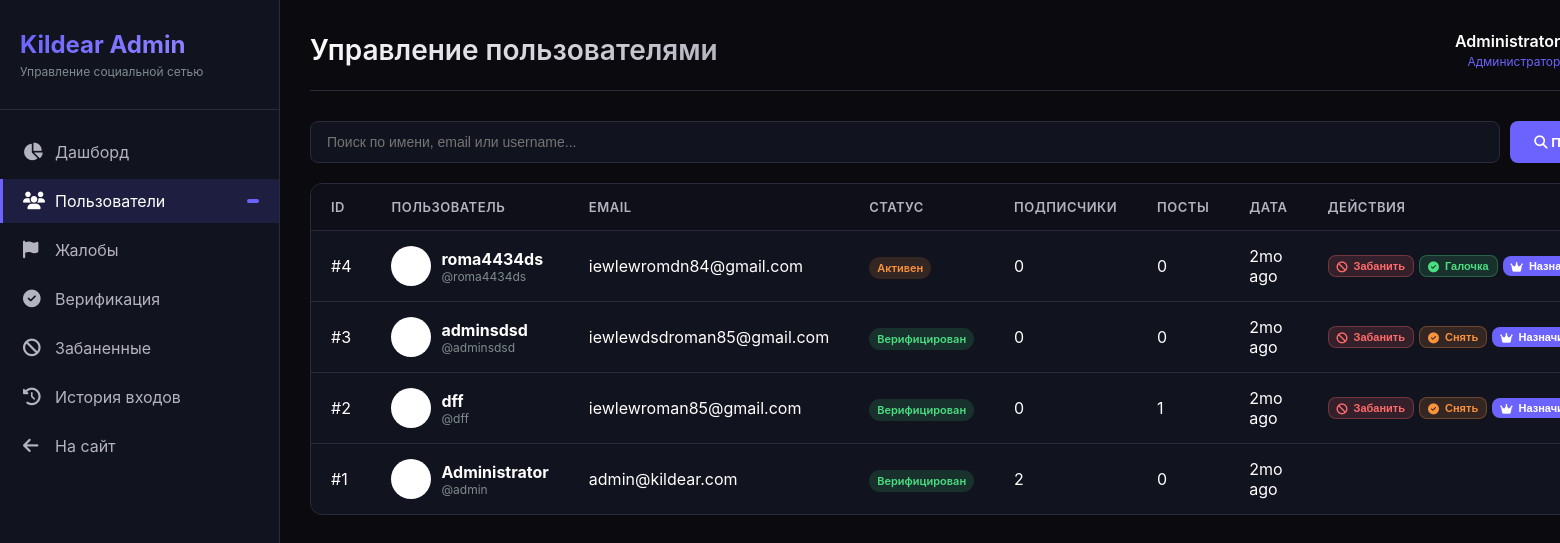
The app's page /admin/users (signed in) with its own data.
### app.py (models this page shows, shortened)
class User(UserMixin, db.Model):
    id = db.Column(db.Integer, primary_key=True)
    username = db.Column(db.String(40), unique=True, nullable=False)
    email = db.Column(db.String(120), unique=True, nullable=False)
    password_hash = db.Column(db.String(256), nullable=False)
    display_name = db.Column(db.String(60), default="")
    bio = db.Column(db.String(500), default="")
    preset_avatar = db.Column(db.Integer, default=1)
    preset_cover = db.Column(db.Integer, nullable=True)
    can_upload_custom_avatar = db.Column(db.Boolean, default=False)
    can_upload_custom_cover = db.Column(db.Boolean, default=False)
    custom_avatar = db.Column(db.String(300), nullable=True)
    custom_cover = db.Column(db.String(300), nullable=True)
    website = db.Column(db.String(200), default="")
    location = db.Column(db.String(100), default="")
    accent_color = db.Column(db.String(7), default="#6c63ff")
    is_private = db.Column(db.Boolean, default=False)
    is_verified = db.Column(db.Boolean, default=False)
    is_banned = db.Column(db.Boolean, default=False)
    is_admin = db.Column(db.Boolean, default=False)
    is_moderator = db.Column(db.Boolean, default=False)
    is_online = db.Column(db.Boolean, default=False)
    last_seen = db.Column(db.DateTime, default=datetime.utcnow)
    created_at = db.Column(db.DateTime, default=datetime.utcnow)
    two_factor_enabled = db.Column(db.Boolean, default=False)
    two_factor_secret = db.Column(db.String(32), nullable=True)
    following = db.relationship(
        "User", secondary=follows,
        primaryjoin=follows.c.follower_id == id,
        secondaryjoin=follows.c.followed_id == id,
        backref=db.backref("followers", lazy="dynamic"),
        lazy="dynamic"
    )
    blocked_users = db.relationship(
        "User", secondary=blocks,
        primaryjoin=blocks.c.blocker_id == id,
        secondaryjoin=blocks.c.blocked_id == id,
        backref=db.backref("blocked_by", lazy="dynamic"),
        lazy="dynamic"
    )
    posts = db.relationship("Post", backref="author", lazy="dynamic", foreign_keys="Post.user_id")
    sent_msgs = db.relationship("Message", backref="sender", lazy="dynamic", foreign_keys="Message.sender_id")
    recv_msgs = db.relationship("Message", backref="receiver", lazy="dynamic", foreign_keys="Message.receiver_id")
    notifications = db.relationship("Notification", backref="recipient", lazy="dynamic",
                                    foreign_keys="Notification.user_id")
    comments = db.relationship("Comment", backref="author", lazy="dynamic")
    owned_groups = db.relationship("Group", backref="owner", lazy="dynamic")
    owned_channels = db.relationship("Channel", backref="owner", lazy="dynamic")
    login_history = db.relationship("LoginHistory", backref="user", lazy="dynamic")
    @property
    def follower_count(self):
        return self.followers.count()
    @property
    def post_count(self):
        return self.posts.count()

### app.py (the view, shortened to what this page needs)
@app.route("/admin/users")
@login_required
@admin_required
def admin_users():
    page = request.args.get("page", 1, type=int)
    search = request.args.get("search", "")
    query = User.query
    users = query.order_by(User.created_at.desc()).paginate(
        page=page, per_page=20, error_out=False
    )
    return render_template("admin/users.html", users=users, search=search)

### templates/admin/users.html (shortened to what this page needs)
{% extends "admin/base_admin.html" %}
{% block header %}Управление пользователями{% endblock %}
{% block content %}
<div class="admin-search">
    <form method="GET" style="display: flex; gap: 10px; width: 100%;">
        <input type="text" name="search" placeholder="Поиск по имени, email или username..." value="{{ search }}">
        <button type="submit"><i class="fa-solid fa-search"></i> Поиск</button>
    </form>
</div>
<div class="admin-table-container">
    <table class="admin-table">
        <thead>
            <tr>
                <th>ID</th>
                <th>Пользователь</th>
                <th>Email</th>
                <th>Статус</th>
                <th>Подписчики</th>
                <th>Посты</th>
                <th>Дата</th>
                <th>Действия</th>
            </tr>
        </thead>
        <tbody>
            {% for user in users.items %}
            <tr>
                <td>#{{ user.id }}</td>
                <td>
                    <div style="display: flex; align-items: center; gap: 10px;">
                        <img src="{{ user.avatar or '/static/default_avatar.png' }}" style="width: 40px; height: 40px; border-radius: 50%; object-fit: cover;">
                        <div>
                            <strong>{{ user.display_name or user.username }}</strong>
                            <div style="font-size: 12px; color: #7f8c8d;">@{{ user.username }}</div>
                        </div>
                    </div>
                </td>
                <td>{{ user.email }}</td>
                <td>
                    {% if user.is_banned %}
                    <span class="badge badge-danger">Забанен</span>
                    {% elif user.is_verified %}
                    <span class="badge badge-success">Верифицирован</span>
                    {% elif user.is_admin %}
                    <span class="badge badge-info">Админ</span>
                    {% else %}
                    <span class="badge badge-warning">Активен</span>
                    {% endif %}
                </td>
                <td>{{ user.follower_count }}</td>
                <td>{{ user.post_count }}</td>
                <td>{{ user.created_at|timeago }}</td>
                <td>
                    <div style="display: flex; gap: 5px;">
                        {% if not user.is_admin or user.id != current_user.id %}
                            {% if user.is_banned %}
                            <form method="POST" action="{{ url_for('admin_toggle_ban', user_id=user.id) }}" style="display: inline;">
                                <input type="hidden" name="csrf_token" value="{{ csrf_token() }}">
                                <button type="submit" class="admin-btn admin-btn-success" style="padding: 4px 8px; font-size: 11px;" onclick="return confirm('Разбанить пользователя {{ user.username }}?')">
                                    <i class="fa-solid fa-check"></i> Разбанить
                                </button>
                            </form>
                            {% else %}
                            <form method="POST" action="{{ url_for('admin_toggle_ban', user_id=user.id) }}" style="display: inline;">
                                <button type="submit" class="admin-btn admin-btn-danger" style="padding: 4px 8px; font-size: 11px;" onclick="return confirm('Забанить пользователя {{ user.username }}?')">
                                    <i class="fa-solid fa-ban"></i> Забанить
                                </button>
                            </form>
                            {% endif %}
                            {% if user.is_verified %}
                            <form method="POST" action="{{ url_for('admin_toggle_verify', user_id=user.id) }}" style="display: inline;">
                                <button type="submit" class="admin-btn admin-btn-warning" style="padding: 4px 8px; font-size: 11px;" onclick="return confirm('Снять верификацию с {{ user.username }}?')">
                                    <i class="fa-solid fa-circle-check"></i> Снять
                                </button>
                            </form>
                            {% else %}
                            <form method="POST" action="{{ url_for('admin_toggle_verify', user_id=user.id) }}" style="display: inline;">
                                <button type="submit" class="admin-btn admin-btn-success" style="padding: 4px 8px; font-size: 11px;" onclick="return confirm('Верифицировать пользователя {{ user.username }}?')">
                                    <i class="fa-solid fa-check-circle"></i> Галочка
                                </button>
                            </form>
                            {% endif %}
                            {% if user.is_admin %}
                            <form method="POST" action="{{ url_for('admin_toggle_admin', user_id=user.id) }}" style="display: inline;">
                                <input type="hidden" name="csrf_token" value="{{ csrf_token() }}">
                                <button type="submit" class="admin-btn admin-btn-danger" style="padding: 4px 8px; font-size: 11px;" onclick="return confirm('Лишить прав администратора {{ user.username }}?')">
                                    <i class="fa-solid fa-crown"></i> Снять
                                </button>
                            </form>
                            {% else %}
                            <form method="POST" action="{{ url_for('admin_toggle_admin', user_id=user.id) }}" style="display: inline;">
                                <button type="submit" class="admin-btn admin-btn-primary" style="padding: 4px 8px; font-size: 11px;" onclick="return confirm('Назначить администратором {{ user.username }}?')">
                                    <i class="fa-solid fa-crown"></i> Назначить
                                </button>
                            </form>
                            {% endif %}
                        {% endif %}
                    </div>
                </td>
            </tr>
            {% endfor %}
        </tbody>
    </table>
</div>
{% endblock %}

### templates/admin/base_admin.html (shortened to what this page needs)
<!DOCTYPE html>
<html lang="ru">
<head>
    <link rel="stylesheet" href="https://cdnjs.cloudflare.com/ajax/libs/font-awesome/6.4.0/css/all.min.css">
</head>
<body>
    <div class="admin-layout">
        <div class="admin-sidebar">
            <div class="admin-logo">
                <h2>Kildear Admin</h2>
                <p>Управление социальной сетью</p>
            </div>
            <ul class="admin-nav">
                <li class="admin-nav-item">
                    <a href="{{ url_for('admin_dashboard') }}" class="admin-nav-link {% if request.endpoint == 'admin_dashboard' %}active{% endif %}">
                        <i class="fa-solid fa-chart-pie"></i>
                        <span>Дашборд</span>
                    </a>
                </li>
                <li class="admin-nav-item">
                    <a href="{{ url_for('admin_users') }}" class="admin-nav-link {% if request.endpoint == 'admin_users' %}active{% endif %}">
                        <i class="fa-solid fa-users"></i>
                        <span>Пользователи</span>
                        <span class="admin-badge">{{ stats.total_users if stats else 0 }}</span>
                    </a>
                </li>
                <li class="admin-nav-item">
                    <a href="{{ url_for('admin_reports') }}" class="admin-nav-link {% if request.endpoint == 'admin_reports' %}active{% endif %}">
                        <i class="fa-solid fa-flag"></i>
                        <span>Жалобы</span>
                    </a>
                </li>
                <li class="admin-nav-item">
                    <a href="{{ url_for('admin_verification') }}" class="admin-nav-link {% if request.endpoint == 'admin_verification' %}active{% endif %}">
                        <i class="fa-solid fa-check-circle"></i>
                        <span>Верификация</span>
                    </a>
                </li>
                <li class="admin-nav-item">
                    <a href="{{ url_for('admin_banned') }}" class="admin-nav-link {% if request.endpoint == 'admin_banned' %}active{% endif %}">
                        <i class="fa-solid fa-ban"></i>
                        <span>Забаненные</span>
                    </a>
                </li>
                <li class="admin-nav-item">
                    <a href="{{ url_for('admin_logs') }}" class="admin-nav-link {% if request.endpoint == 'admin_logs' %}active{% endif %}">
                        <i class="fa-solid fa-history"></i>
                        <span>История входов</span>
                    </a>
                </li>
                <li class="admin-nav-item">
                    <a href="{{ url_for('index') }}" class="admin-nav-link">
                        <i class="fa-solid fa-arrow-left"></i>
                        <span>На сайт</span>
                    </a>
                </li>
            </ul>
        </div>
        <div class="admin-main">
            <div class="admin-header">
                <h1>{% block header %}Панель управления{% endblock %}</h1>
                <div class="admin-user">
                    <div class="admin-user-info">
                        <div class="admin-user-name">{{ current_user.display_name or current_user.username }}</div>
                        <div class="admin-user-role">Администратор</div>
                    </div>
                </div>
            </div>
            {% block content %}{% endblock %}
        </div>
    </div>
</body>
</html>

### records on screen
User: display_name "Administrator", id "1", username "admin", email "admin@kildear.com", is_banned "Верифицирован", follower_count "2", post_count "0", created_at "2mo ago"
User: id "4", display_name "roma4434ds", username "roma4434ds", email "iewlewromdn84@gmail.com", is_banned "Активен", follower_count "0", post_count "0", created_at "2mo ago"
User: id "3", display_name "adminsdsd", username "adminsdsd", email "iewlewdsdroman85@gmail.com", is_banned "Верифицирован", follower_count "0", post_count "0", created_at "2mo ago"
User: id "2", display_name "dff", username "dff", email "iewlewroman85@gmail.com", is_banned "Верифицирован", follower_count "0", post_count "1", created_at "2mo ago"
